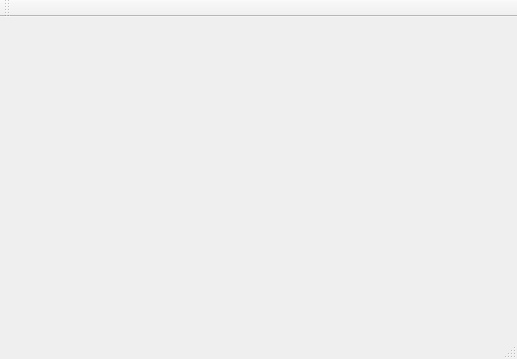
<?xml version="1.0" encoding="UTF-8"?>
<ui version="4.0">
 <class>MainWindow</class>
 <widget class="QMainWindow" name="MainWindow">
  <property name="geometry">
   <rect>
    <x>0</x>
    <y>0</y>
    <width>517</width>
    <height>359</height>
   </rect>
  </property>
  <property name="windowTitle">
   <string>桌布助手</string>
  </property>
  <widget class="QWidget" name="centralWidget">
   <widget class="QWidget" name="verticalLayoutWidget">
    <property name="geometry">
     <rect>
      <x>90</x>
      <y>30</y>
      <width>171</width>
      <height>171</height>
     </rect>
    </property>
    <layout class="QVBoxLayout" name="centerLayout">
     <item>
      <layout class="QHBoxLayout" name="wallpapersLayout"/>
     </item>
     <item>
      <layout class="QHBoxLayout" name="testLayout"/>
     </item>
    </layout>
   </widget>
  </widget>
  <widget class="QMenuBar" name="menuBar">
   <property name="geometry">
    <rect>
     <x>0</x>
     <y>0</y>
     <width>517</width>
     <height>21</height>
    </rect>
   </property>
  </widget>
  <widget class="QToolBar" name="mainToolBar">
   <attribute name="toolBarArea">
    <enum>TopToolBarArea</enum>
   </attribute>
   <attribute name="toolBarBreak">
    <bool>false</bool>
   </attribute>
  </widget>
  <widget class="QStatusBar" name="statusBar"/>
 </widget>
 <layoutdefault spacing="6" margin="11"/>
 <resources/>
 <connections/>
</ui>
